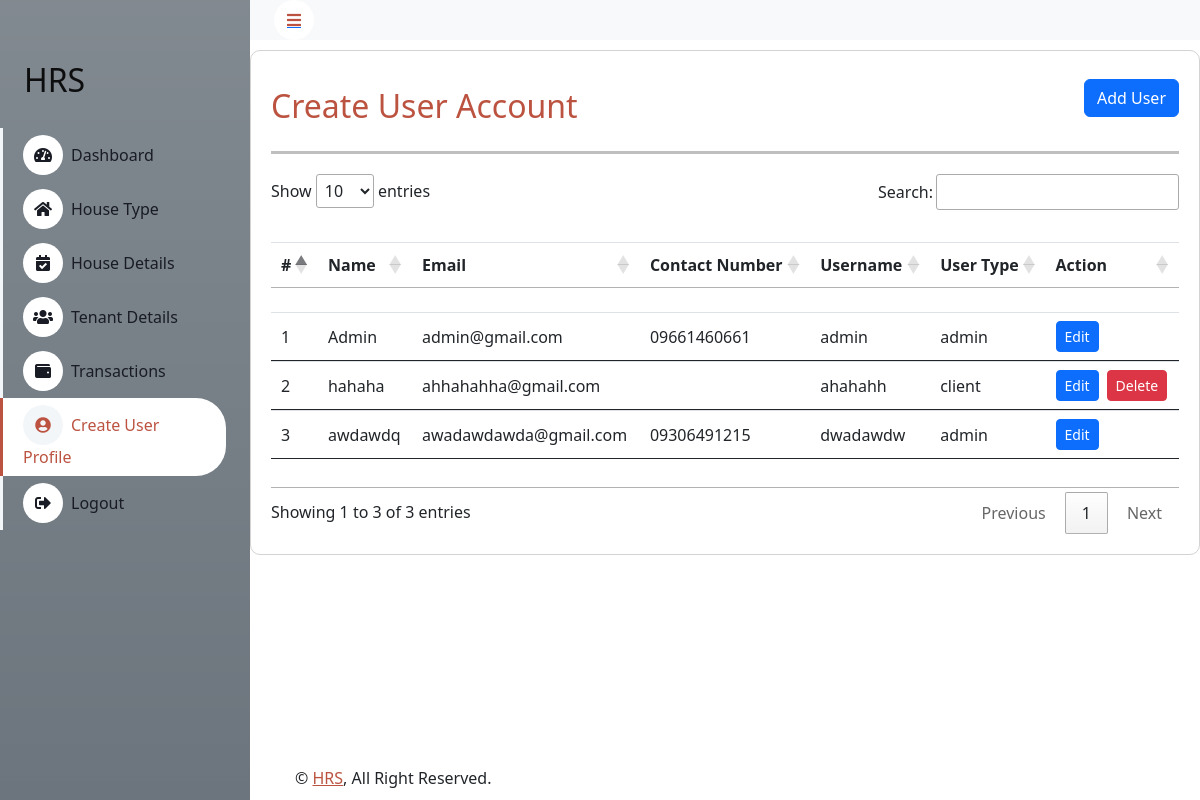
The page /createuser.php (signed in) on the database as committed earlier.
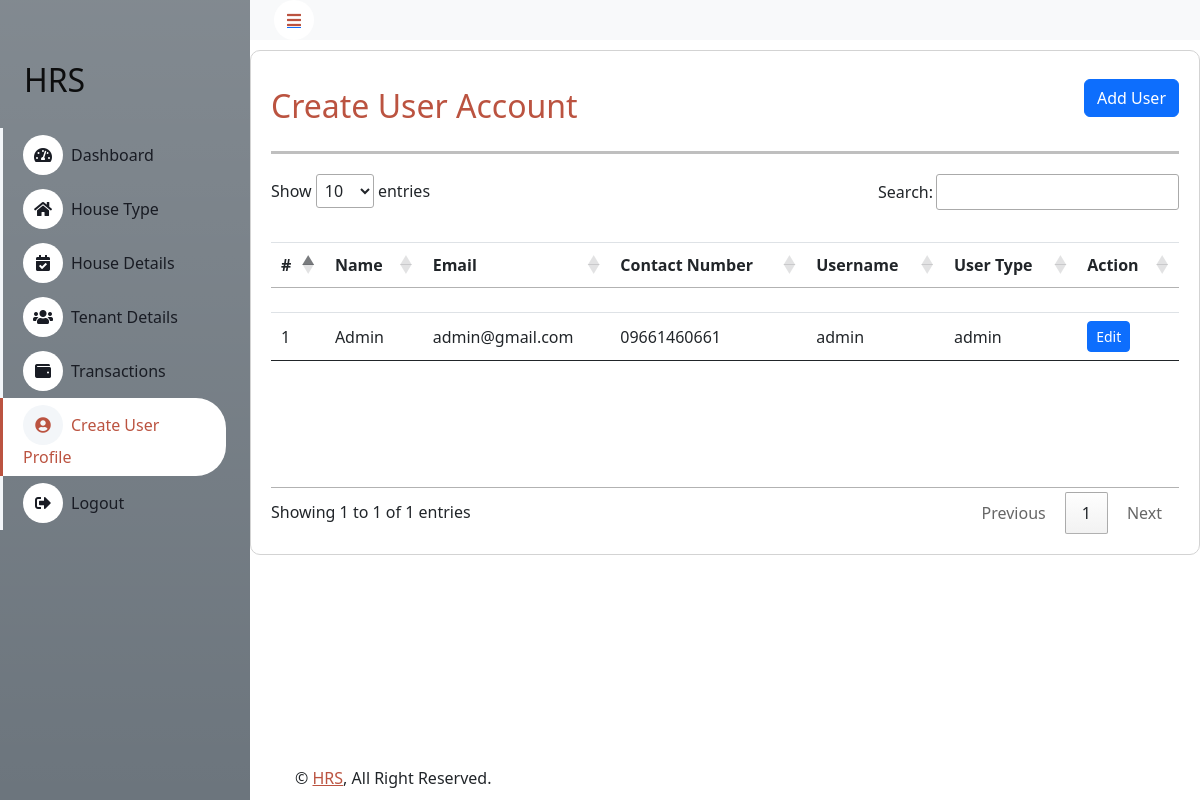
The same page on the database as committed later.
### tables this page shows
CREATE TABLE `tbl_users` (
  `user_id` int(11) NOT NULL,
  `fullname` varchar(255) DEFAULT NULL,
  `email` varchar(255) DEFAULT NULL,
  `contact_number` varchar(255) DEFAULT NULL,
  `username` varchar(255) NOT NULL,
  `password` varchar(255) NOT NULL,
  `ewallet_value` double DEFAULT 0,
  `usertype` varchar(255) NOT NULL,
  `date_created` timestamp NOT NULL DEFAULT current_timestamp()
);

### createuser.php (the view, shortened to what this page needs)
<?php include 'header.php'; ?>
    <link href="https://cdnjs.cloudflare.com/ajax/libs/bootstrap/5.3.0/css/bootstrap.min.css" rel="stylesheet">
<body>
<?php include 'sidebar.php'; ?>
        <div class="content">
            <?php include 'navbar.php'; ?>
            <div class="container">
                <div class="row align-items-center justify-content-between">
                    <div class="col-md-6">
                        <h2 class="mt-3 mb-3" style="color: #bb5340;">Create User Account </h2>
                    </div>
                    <div class="col-md-6 text-md-right">
                        <button type="button" class="btn btn-primary mb-3" data-bs-toggle="modal" data-bs-target="#createModal">Add User</button>
                    </div>
                </div>
                <hr id="line">
                <table id="datatableid" class="table mt-4">
                    <thead>
                        <tr>
                            <th>#</th>
                            <th>Name</th>
                            <th>Email</th>
                            <th>Contact Number</th>
                            <th>Username</th>
                            <th>User Type</th>
                            <th>Action</th>
                        </tr>
                    </thead>
                    <tbody>
                        <?php
                        $sql = "SELECT * FROM tbl_users";
                        $result = $conn->query($sql);
                        $i = 0;
                        while ($row = $result->fetch_assoc()) {
                            $i++;
                            echo "
                            <tr>
                                <td>{$i}</td>
                                <td>{$row['fullname']}</td>
                                <td>{$row['email']}</td>
                                <td>{$row['contact_number']}</td>
                                <td>{$row['username']}</td>
                                <td>{$row['usertype']}</td>
                                <td>";
                                echo "<button class='btn btn-primary btn-sm mr-2' data-bs-toggle='modal' data-bs-target='#editModal_{$row['user_id']}'>Edit</button>";
                                if ($row['usertype'] != 'admin') {
                                    echo "<button class='btn btn-danger btn-sm delete-btn' data-user-id='{$row['user_id']}'>Delete</button>";
                                }
                                echo "</td>
                            </tr>
                            ";
                        }
                        ?>
                    </tbody>
                </table>
                <?php include 'footer.php'; ?>
            </div>
        </div>
</body>
</html>

Rows that differ between the two databases and show on the page:
removed tbl_users: fullname "hahaha", email "ahhahahha@gmail.com", username "ahahahh", usertype "client"
removed tbl_users: fullname "awdawdq", email "awadawdawda@gmail.com", contact_number "09306491215", username "dwadawdw", usertype "admin"
Other text that changed with them:
text written by a page script: "Show entries Search: Showing 1 to 3 of 3 entries Previous 1 Next" → "Show entries Search: Showing 1 to 1 of 1 entries Previous 1 Next"
